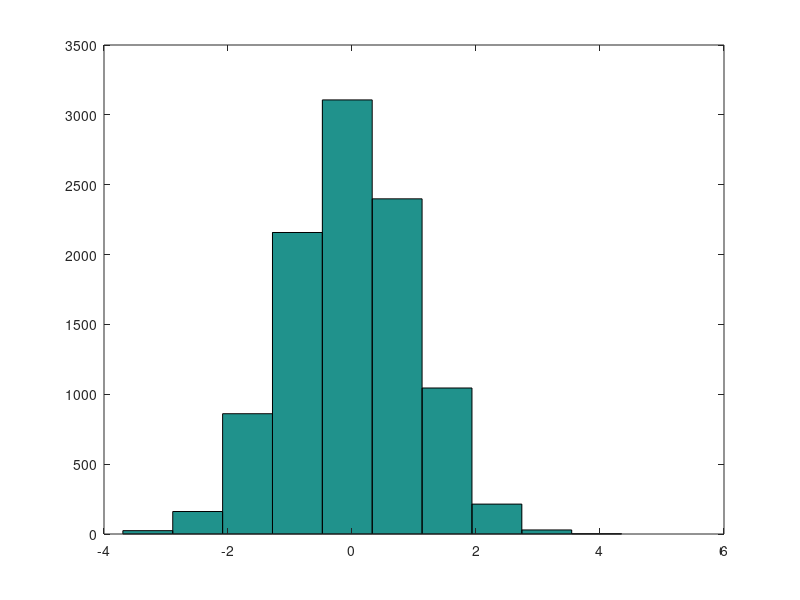
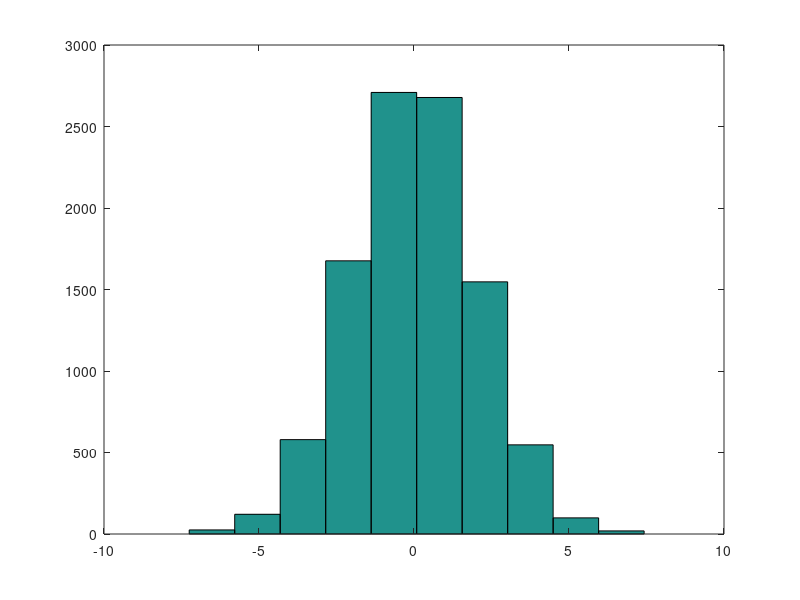
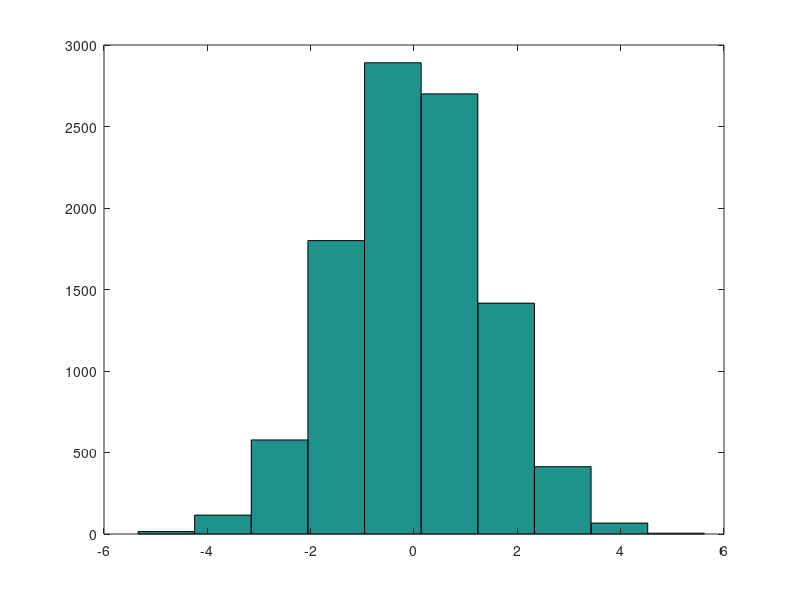
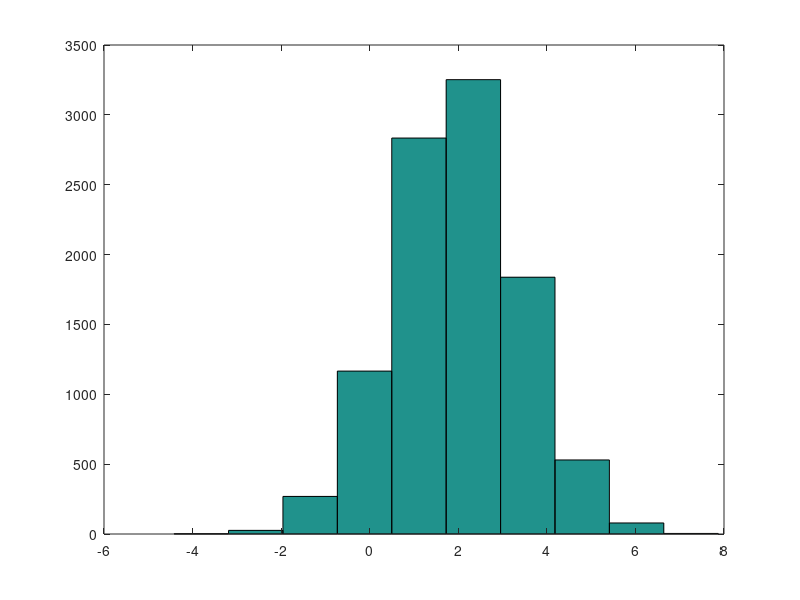

These charts were generated, in order, by the following MATLAB code:
%% Generate WGN
%%
nSamples=10000;
realization1=randn(1,nSamples);
realization2=2.*randn(1,nSamples);
realization3=sqrt(2).*randn(1,nSamples);
realization4=2+sqrt(2).*randn(1,nSamples);
%%
figure
hist(realization1);
figure
hist(realization2);
figure
hist(realization3);
figure
hist(realization4);

%%
mean1=mean(realization1);
mean2=mean(realization2);
mean3=mean(realization3);
mean4=mean(realization4);
std1=std(realization1);
std2=std(realization2);
std3=std(realization3);
std4=std(realization4);